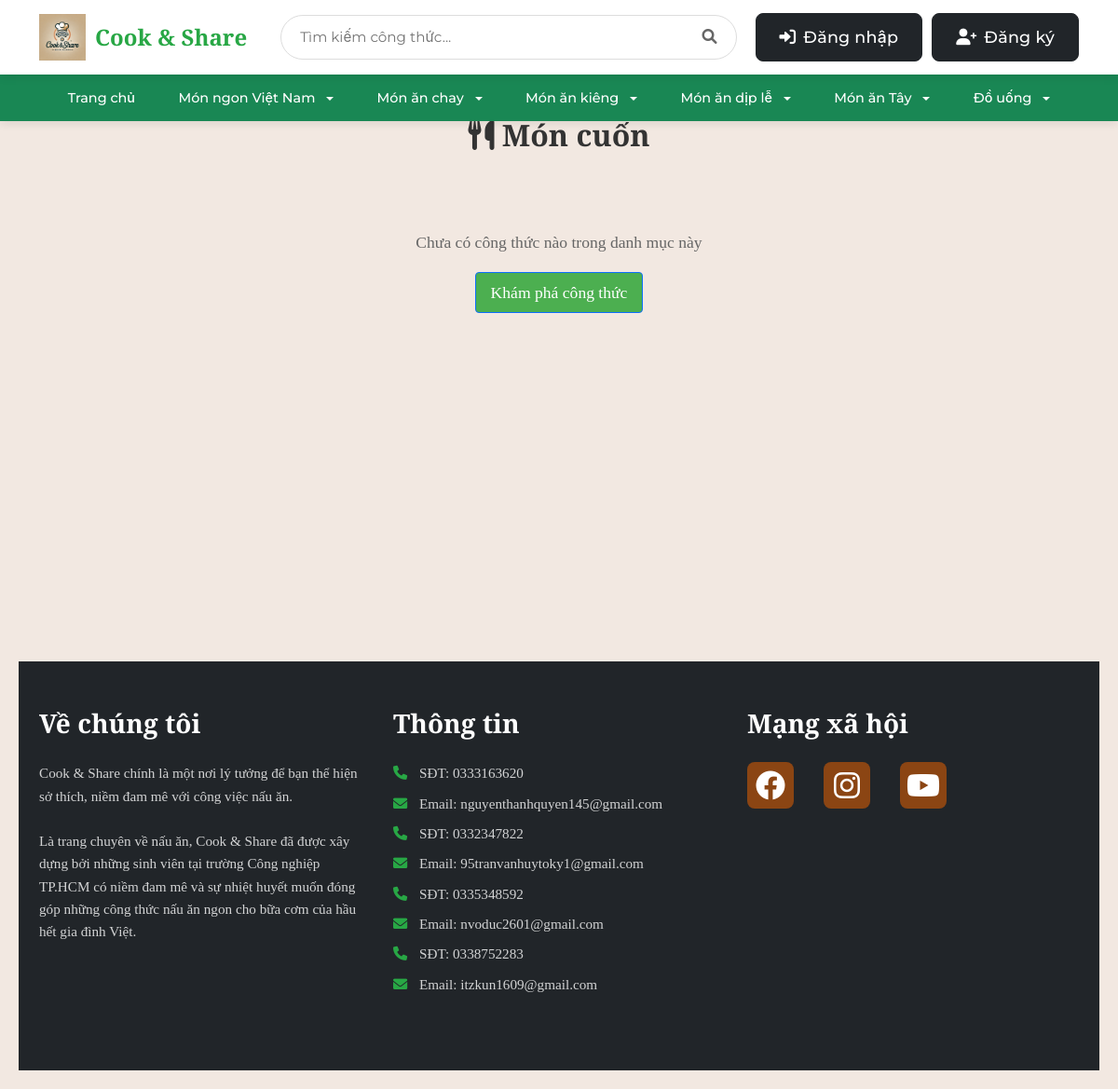
The page /category/Món cuốn on the database as committed earlier.
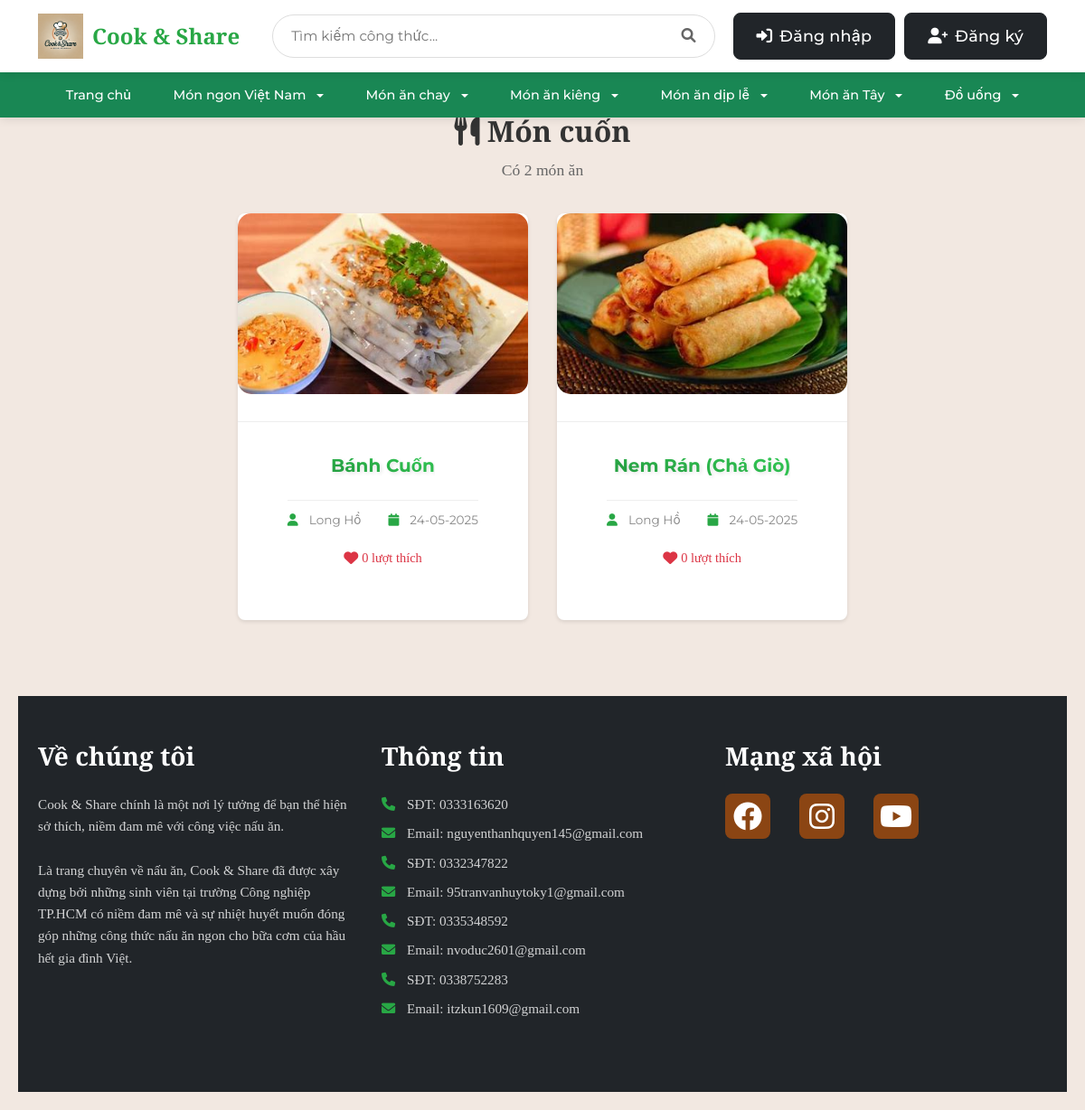
The same page on the database as committed later.
### tables this page shows
CREATE TABLE blog_images (
    id INTEGER PRIMARY KEY AUTOINCREMENT,
    post_id INTEGER NOT NULL,
    image_path TEXT NOT NULL,
    is_main_image BOOLEAN DEFAULT 0,
    created TIMESTAMP NOT NULL DEFAULT CURRENT_TIMESTAMP,
    FOREIGN KEY (post_id) REFERENCES post (id) ON DELETE CASCADE
);

CREATE TABLE post (
    id INTEGER PRIMARY KEY AUTOINCREMENT,
    author_id INTEGER NOT NULL,
    created TIMESTAMP NOT NULL DEFAULT CURRENT_TIMESTAMP,
    title TEXT NOT NULL,
    description TEXT,
    ingredients TEXT NOT NULL,
    instructions TEXT NOT NULL,
    cooking_time INTEGER DEFAULT 0,
    servings INTEGER DEFAULT 1,
    FOREIGN KEY (author_id) REFERENCES user (id)
);

CREATE TABLE user (
    id INTEGER PRIMARY KEY AUTOINCREMENT,
    username TEXT UNIQUE NOT NULL,
    password TEXT NOT NULL,
    email TEXT UNIQUE NOT NULL,
    created TIMESTAMP NOT NULL DEFAULT CURRENT_TIMESTAMP,
    avatar_path TEXT,
    role TEXT NOT NULL DEFAULT 'user',
    is_blocked BOOLEAN NOT NULL DEFAULT 0,
    gender TEXT,
    birthdate DATE,
    phone TEXT
);

### share_recipe/blog.py (the view)
@bp.route('/category/<category>')
def category(category):
    db = get_db()
    page = request.args.get('page', 1, type=int)
    per_page = 9
    offset = (page - 1) * per_page
    posts = db.execute(
        'SELECT p.id, p.title, p.created, p.author_id, '
        'u.username, bi.image_path, '
        '(SELECT COUNT(*) FROM favorites f WHERE f.post_id = p.id) as like_count '
        'FROM post p '
        'JOIN user u ON p.author_id = u.id '
        'LEFT JOIN blog_images bi ON p.id = bi.post_id AND bi.is_main_image = 1 '
        'JOIN post_tags pt ON p.id = pt.post_id '
        'JOIN tags t ON pt.tag_id = t.id '
        'WHERE t.name = ? '
        'ORDER BY p.created DESC '
        'LIMIT ? OFFSET ?',
        (category, per_page, offset)
    ).fetchall()
    posts = [dict(post) for post in posts]
    total_posts = db.execute(
        'SELECT COUNT(*) FROM post p '
        'JOIN post_tags pt ON p.id = pt.post_id '
        'JOIN tags t ON pt.tag_id = t.id '
        'WHERE t.name = ?',
        (category,)
    ).fetchone()[0]
    total_pages = (total_posts + per_page - 1) // per_page
    return render_template('blog/category.html',
                         posts=posts,
                         category=category,
                         page=page,
                         total_pages=total_pages,
                         total_posts=total_posts)

### share_recipe/templates/blog/category.html (shortened to what this page needs)
{% extends 'base.html' %}
{% block content %}
<div class="search-results-container">
    <div class="search-header">
        <h1><i class="fas fa-utensils"></i> {{ category }}</h1>
        {% if posts %}
            <p>Có {{ total_posts }} món ăn</p>
        {% endif %}
    </div>
    {% if not posts %}
    <div class="no-results">
        <p>Chưa có công thức nào trong danh mục này</p>
        <a href="{{ url_for('blog.index') }}" class="btn btn-primary">Khám phá công thức</a>
    </div>
    {% else %}
    <div class="recipe-grid">
        {% for post in posts %}
        <div class="recipe-card">
            <a href="{{ url_for('blog.detail', id=post['id']) }}" class="recipe-link">
                <div class="recipe-image">
                    {% if post['image_path'] %}
                        <img src="{{ url_for('static', filename=post['image_path']) }}" alt="{{ post['title'] }}">
                    {% else %}
                        <img src="{{ url_for('static', filename='uploads/default_recipe.jpg') }}" alt="Default Recipe Image">
                    {% endif %}
                </div>
                <div class="recipe-info">
                    <h2 class="recipe-title">{{ post['title'] }}</h2>
                    <div class="recipe-meta">
                        <span class="author">
                            <i class="fas fa-user"></i> {{ post['username'] }}
                        </span>
                        <span class="date">
                            <i class="fas fa-calendar"></i> {{ post['created'].strftime('%d-%m-%Y') }}
                        </span>
                    </div>
                    <div class="recipe-stats">
                        <span class="likes">
                            <i class="fas fa-heart"></i> {{ post['like_count'] }} lượt thích
                        </span>
                    </div>
                </div>
            </a>
        </div>
        {% endfor %}
    </div>
    {% endif %}
</div>
{% endblock %}

### share_recipe/templates/base.html (shortened to what this page needs)
<!DOCTYPE html>
<html>
<head>
    <link rel="stylesheet" href="https://cdn.jsdelivr.net/npm/bootstrap@5.3.0/dist/css/bootstrap.min.css">
    <link rel="stylesheet" href="https://cdnjs.cloudflare.com/ajax/libs/font-awesome/6.0.0/css/all.min.css">
    {% block head %}
    <link rel="stylesheet" href="{{ url_for('static', filename='base.css') }}">
    <link rel="stylesheet" href="{{ url_for('static', filename='login.css') }}">
    <link rel="stylesheet" href="{{ url_for('static', filename='register.css') }}">
    <link rel="stylesheet" href="{{ url_for('static', filename='index.css') }}">
    <link rel="stylesheet" href="{{ url_for('static', filename='detail.css') }}">
    {% endblock %}
</head>
<body>
    <nav class="navbar navbar-expand-lg">
        <div class="container">
            <a class="navbar-brand" href="{{ url_for('blog.index') }}">
                <img src="{{ url_for('static', filename='uploads/logo/Logo_home.webp') }}" alt="Cook & Share" style="height: 50px;">
                <span class="brand-text">Cook & Share</span>
            </a>
            <div class="search-container">
                <form action="{{ url_for('blog.search') }}" method="get" class="search-box">
                    <input type="text" name="q" class="search-input" placeholder="Tìm kiếm công thức..." value="{{ request.args.get('q', '') }}">
                    <button type="submit" class="search-button">
                        <i class="fas fa-search"></i>
                    </button>
                </form>
            </div>
            <div class="user-actions">
                {% if g.user %}
                    <a href="{{ url_for('blog.create') }}" class="btn btn-dark btn-custom" title="Tạo công thức mới">
                        <i class="fas fa-plus"></i>
                    </a>
                    <div class="dropdown">
                        <button class="btn btn-dark btn-custom dropdown-toggle" type="button" id="userDropdown" data-bs-toggle="dropdown" aria-expanded="false">
                            {% if g.user.avatar_path %}
                                <img src="{{ url_for('static', filename=g.user.avatar_path) }}" class="user-avatar" alt="Avatar">
                            {% else %}
                                <i class="fas fa-user"></i>
                            {% endif %}
                            {{ g.user['username'] }}
                        </button>
                        <ul class="dropdown-menu dropdown-menu-end" aria-labelledby="userDropdown">
                            <li>
                                <a class="dropdown-item" href="{{ url_for('auth.profile') }}">
                                    <i class="fas fa-user-circle"></i> Hồ sơ của tôi
                                </a>
                            </li>
                            {% if g.user['role'] == 'admin' %}
                                <li>
                                    <a class="dropdown-item" href="{{ url_for('admin.dashboard') }}">
                                        <i class="fas fa-dashboard"></i> Quản lý
                                    </a>
                                </li>
                            {% endif %}
                            <li>
                                <a class="dropdown-item" href="{{ url_for('blog.favorites') }}">
                                    <i class="fas fa-heart"></i> Công thức yêu thích
                                </a>
                            </li>
                            <li>
                                <a class="dropdown-item" href="{{ url_for('blog.saved_recipes') }}">
                                    <i class="fas fa-bookmark"></i> Công thức đã lưu
                                </a>
                            </li>
                            <li><hr class="dropdown-divider"></li>
                            <li>
                                <a class="dropdown-item" href="{{ url_for('auth.logout') }}">
                                    <i class="fas fa-sign-out-alt"></i> Đăng xuất
                                </a>
                            </li>
                        </ul>
                    </div>
                {% else %}
                    <a href="{{ url_for('auth.login') }}" class="btn btn-dark btn-custom">
                        <i class="fas fa-sign-in-alt"></i> Đăng nhập
                    </a>
                    <a href="{{ url_for('auth.register') }}" class="btn btn-dark btn-custom">
                        <i class="fas fa-user-plus"></i> Đăng ký
                    </a>
                {% endif %}
            </div>
        </div>
    </nav>
    <nav class="navbar navbar-expand-lg bg-success">
        <div class="container">
            <div class="collapse navbar-collapse justify-content-center" id="categoryNav">
                <ul class="navbar-nav">
                    <li class="nav-item">
                        <a class="nav-link text-white" href="{{ url_for('blog.index') }}">Trang chủ</a>
                    </li>
                    <li class="nav-item dropdown">
                        <a class="nav-link text-white dropdown-toggle" href="#" role="button" data-bs-toggle="dropdown" aria-expanded="false">
                            Món ngon Việt Nam
                        </a>
                    </li>
                    <li class="nav-item dropdown">
                        <a class="nav-link text-white dropdown-toggle" href="#" role="button" data-bs-toggle="dropdown" aria-expanded="false">
                            Món ăn chay
                        </a>
                    </li>
                    <li class="nav-item dropdown">
                        <a class="nav-link text-white dropdown-toggle" href="#" role="button" data-bs-toggle="dropdown" aria-expanded="false">
                            Món ăn kiêng
                        </a>
                    </li>
                    <li class="nav-item dropdown">
                        <a class="nav-link text-white dropdown-toggle" href="#" role="button" data-bs-toggle="dropdown" aria-expanded="false">
                            Món ăn dịp lễ
                        </a>
                    </li>
                    <li class="nav-item dropdown">
                        <a class="nav-link text-white dropdown-toggle" href="#" role="button" data-bs-toggle="dropdown" aria-expanded="false">
                            Món ăn Tây
                        </a>
                    </li>
                    <li class="nav-item dropdown">
                        <a class="nav-link text-white dropdown-toggle" href="#" role="button" data-bs-toggle="dropdown" aria-expanded="false">
                            Đồ uống
                        </a>
                    </li>
                </ul>
            </div>
        </div>
    </nav>
    <div class="main-container">
        <div class="content">
            {% block content %}{% endblock %}
        </div>
    </div>
    <footer class="footer bg-dark text-white py-5">
        <div class="container">
            <div class="row">
                <div class="col-md-4 mb-4">
                    <h2 class="footer-heading mb-4">Về chúng tôi</h2>
                    <p>Cook & Share chính là một nơi lý tưởng để bạn thể hiện sở thích, niềm đam mê với công việc nấu ăn.</p>
                    <p>Là trang chuyên về nấu ăn, Cook & Share đã được xây dựng bởi những sinh viên tại trường Công nghiệp TP.HCM có niềm đam mê và sự nhiệt huyết muốn đóng góp những công thức nấu ăn ngon cho bữa cơm của hầu hết gia đình Việt.</p>
                </div>
                <div class="col-md-4 mb-4">
                    <h2 class="footer-heading mb-4">Thông tin</h2>
                    <div class="contact-info">
                        <p><i class="fas fa-phone me-2"></i>SĐT: 0333163620</p>
                        <p><i class="fas fa-envelope me-2"></i>Email: nguyenthanhquyen145@gmail.com</p>
                        <p><i class="fas fa-phone me-2"></i>SĐT: 0332347822</p>
                        <p><i class="fas fa-envelope me-2"></i>Email: 95tranvanhuytoky1@gmail.com</p>
                        <p><i class="fas fa-phone me-2"></i>SĐT: 0335348592</p>
                        <p><i class="fas fa-envelope me-2"></i>Email: nvoduc2601@gmail.com</p>
                        <p><i class="fas fa-phone me-2"></i>SĐT: 0338752283</p>
                        <p><i class="fas fa-envelope me-2"></i>Email: itzkun1609@gmail.com</p>
                    </div>
                </div>
                <div class="col-md-4 mb-4">
                    <h2 class="footer-heading mb-4">Mạng xã hội</h2>
                    <div class="social-links">
                        <a href="https://web.facebook.com/thah.wuyen/" class="social-link me-3">
                            <i class="fab fa-facebook fa-2x"></i>
                        </a>
                        <a href="https://www.instagram.com/_thah.wuyen_js/" class="social-link me-3">
                            <i class="fab fa-instagram fa-2x"></i>
                        </a>
                        <a href="https://www.youtube.com/@silverbullets8727" class="social-link">
                            <i class="fab fa-youtube fa-2x"></i>
                        </a>
                    </div>
                </div>
            </div>
        </div>
    </footer>
</body>
</html>

Rows that differ between the two databases and show on the page:
added blog_images: image_path (picture), title "Bánh Cuốn", username "Long Hồ", created "24-05-2025", like_count "0"
added blog_images: image_path (picture), title "Nem Rán (Chả Giò)", username "Long Hồ", created "24-05-2025", like_count "0"
Other text that changed with them:
{{ total_posts }}: (not shown) → "2"
text no longer shown: "Chưa có công thức nào trong danh mục này Khám phá công thức"
text now shown: "Có món ăn"
